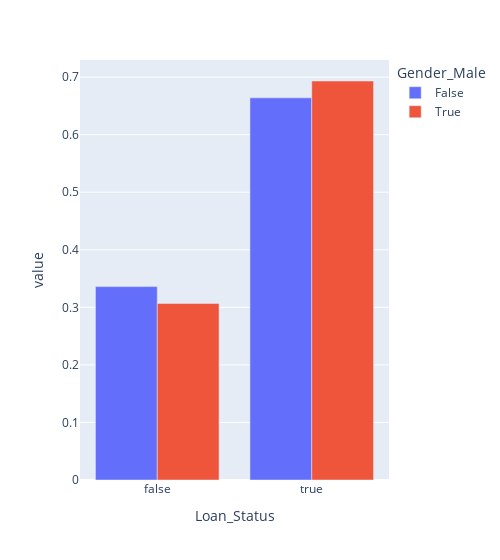

Notebook source saved alongside this figure:
### Code cell
px.bar(train_df.groupby(['Loan_Status','Gender_Male']).size().unstack()/train_df.groupby(['Loan_Status','Gender_Male']).size().unstack().sum(),width=500,barmode="group")

### Figure 1 — Plotly figure (JSON) as saved in the notebook; plotly's stock layout.template omitted (floating-point values rounded to 4 significant figures)
{"data": [{"alignmentgroup": "True", "hovertemplate": "Gender_Male=False<br>Loan_Status=%{x}<br>value=%{y}<extra></extra>", "legendgroup": "False", "marker": {"color": "#636efa", "pattern": {"shape": ""}}, "name": "False", "offsetgroup": "False", "orientation": "v", "showlegend": true, "textposition": "auto", "type": "bar", "x": [false, true], "xaxis": "x", "y": [0.336, 0.664], "yaxis": "y"}, {"alignmentgroup": "True", "hovertemplate": "Gender_Male=True<br>Loan_Status=%{x}<br>value=%{y}<extra></extra>", "legendgroup": "True", "marker": {"color": "#EF553B", "pattern": {"shape": ""}}, "name": "True", "offsetgroup": "True", "orientation": "v", "showlegend": true, "textposition": "auto", "type": "bar", "x": [false, true], "xaxis": "x", "y": [0.3067, 0.6933], "yaxis": "y"}], "layout": {"barmode": "group", "legend": {"title": {"text": "Gender_Male"}, "tracegroupgap": 0}, "margin": {"t": 60}, "width": 500, "xaxis": {"anchor": "y", "domain": [0, 1], "title": {"text": "Loan_Status"}}, "yaxis": {"anchor": "x", "domain": [0, 1], "title": {"text": "value"}}}}
